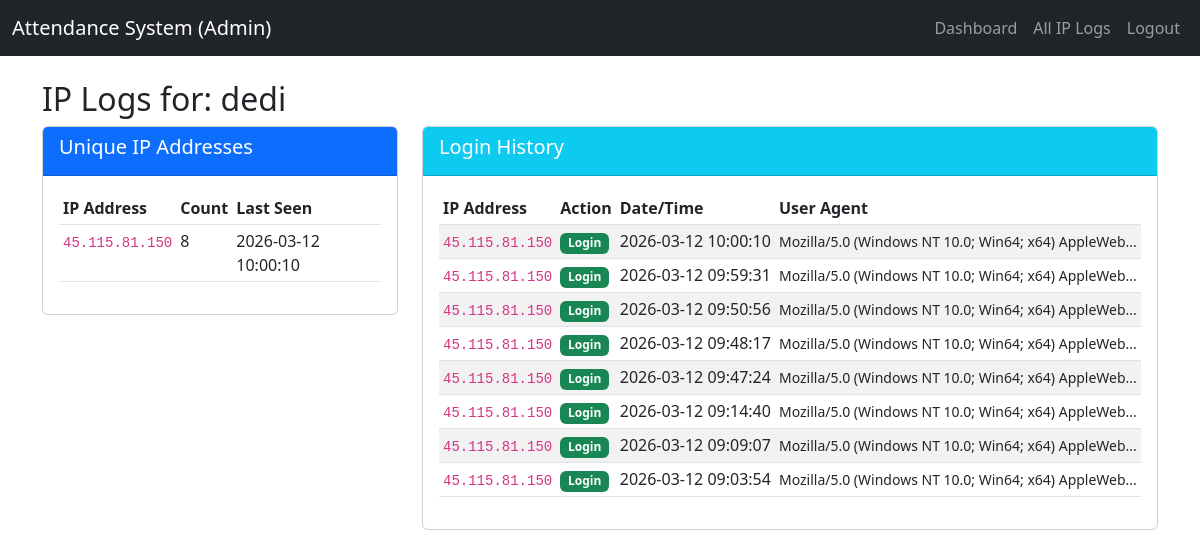
The app's page /admin/ip-logs/2 (signed in) with its own data.
### tables this page shows
CREATE TABLE users (
                    id INTEGER PRIMARY KEY AUTOINCREMENT,
                    username TEXT UNIQUE NOT NULL,
                    password TEXT NOT NULL,
                    role TEXT NOT NULL,
                    default_shift TEXT DEFAULT 'auto'
                );

CREATE TABLE ip_logs (
                    id INTEGER PRIMARY KEY AUTOINCREMENT,
                    user_id INTEGER NOT NULL,
                    ip_address TEXT NOT NULL,
                    user_agent TEXT,
                    action TEXT DEFAULT 'login',
                    created_at DATETIME DEFAULT CURRENT_TIMESTAMP,
                    FOREIGN KEY(user_id) REFERENCES users(id)
                );

### app.py (the view)
@app.route('/admin/ip-logs/<int:user_id>')
@login_required
@admin_required
def user_ip_logs(user_id):
    user = query_db('SELECT username FROM users WHERE id = ?', [user_id], one=True)
    if not user:
        flash('User not found', 'danger')
        return redirect(url_for('admin_ip_logs'))
    logs = query_db('''
        SELECT * FROM ip_logs
        WHERE user_id = ?
        ORDER BY created_at DESC
    ''', [user_id])
    unique_ips = query_db('''
        SELECT DISTINCT ip_address, COUNT(*) as count, MAX(created_at) as last_seen
        FROM ip_logs
        WHERE user_id = ?
        GROUP BY ip_address
        ORDER BY last_seen DESC
    ''', [user_id])
    return render_template('user_ip_logs.html', logs=logs, unique_ips=unique_ips, user=user)

### app.py (called while the page is built)
def get_db():
    if DATABASE_URL and DATABASE_URL.startswith('postgres'):
        if not hasattr(g, '_database'):
            g._database = psycopg2.connect(DATABASE_URL, cursor_factory=RealDictCursor)
        return g._database
    else:
        db = getattr(g, '_database', None)
        if db is None:
            db = g._database = sqlite3.connect('attendance.db')
            db.row_factory = sqlite3.Row
        return db

@app.teardown_appcontext
def close_connection(exception):
    db = getattr(g, '_database', None)
    if db is not None:
        db.close()

def query_db(query, args=(), one=False):
    try:
        conn = get_db()
        if DATABASE_URL and DATABASE_URL.startswith('postgres'):
            cur = conn.cursor()
            cur.execute(query.replace('?', '%s'), args)
            rv = cur.fetchall()
            cur.close()
            return (rv[0] if rv else None) if one else rv
        else:
            cur = conn.execute(query, args)
            rv = cur.fetchall()
            cur.close()
            return (rv[0] if rv else None) if one else rv
    except Exception as e:
        app.logger.error(f"Database query error: {str(e)}")
        raise

def login_required(f):
    @wraps(f)
    def decorated_function(*args, **kwargs):
        if 'user_id' not in session:
            flash('Please log in first.', 'warning')
            return redirect(url_for('login'))
        return f(*args, **kwargs)
    return decorated_function

def admin_required(f):
    @wraps(f)
    def decorated_function(*args, **kwargs):
        if session.get('role') != 'admin':
            flash('Admin access required.', 'danger')
            return redirect(url_for('dashboard'))
        return f(*args, **kwargs)
    return decorated_function

### templates/user_ip_logs.html (shortened to what this page needs)
<!DOCTYPE html>
<html lang="en">
<head>
    <link href="https://cdn.jsdelivr.net/npm/bootstrap@5.3.0/dist/css/bootstrap.min.css" rel="stylesheet">
</head>
<body>
    <nav class="navbar navbar-expand-lg navbar-dark bg-dark">
        <div class="container-fluid">
            <a class="navbar-brand" href="#">Attendance System (Admin)</a>
            <div class="collapse navbar-collapse">
                <ul class="navbar-nav ms-auto">
                    <li class="nav-item"><a class="nav-link" href="{{ url_for('dashboard') }}">Dashboard</a></li>
                    <li class="nav-item"><a class="nav-link" href="{{ url_for('admin_ip_logs') }}">All IP Logs</a></li>
                    <li class="nav-item"><a class="nav-link" href="{{ url_for('logout') }}">Logout</a></li>
                </ul>
            </div>
        </div>
    </nav>
    <div class="container mt-4">
        <h2>IP Logs for: {{ user.username }}</h2>
        <div class="row">
            <div class="col-md-4">
                <div class="card mb-4">
                    <div class="card-header bg-primary text-white">
                        <h5>Unique IP Addresses</h5>
                    </div>
                    <div class="card-body">
                        <table class="table table-sm">
                            <thead>
                                <tr>
                                    <th>IP Address</th>
                                    <th>Count</th>
                                    <th>Last Seen</th>
                                </tr>
                            </thead>
                            <tbody>
                                {% for ip in unique_ips %}
                                <tr>
                                    <td><code>{{ ip.ip_address }}</code></td>
                                    <td>{{ ip.count }}</td>
                                    <td>{{ ip.last_seen }}</td>
                                </tr>
                                {% endfor %}
                            </tbody>
                        </table>
                    </div>
                </div>
            </div>
            <div class="col-md-8">
                <div class="card">
                    <div class="card-header bg-info text-white">
                        <h5>Login History</h5>
                    </div>
                    <div class="card-body">
                        <table class="table table-sm table-striped">
                            <thead>
                                <tr>
                                    <th>IP Address</th>
                                    <th>Action</th>
                                    <th>Date/Time</th>
                                    <th>User Agent</th>
                                </tr>
                            </thead>
                            <tbody>
                                {% for log in logs %}
                                <tr>
                                    <td><code>{{ log.ip_address }}</code></td>
                                    <td>
                                        {% if log.action == 'login' %}
                                            <span class="badge bg-success">Login</span>
                                        {% else %}
                                            <span class="badge bg-secondary">{{ log.action }}</span>
                                        {% endif %}
                                    </td>
                                    <td>{{ log.created_at }}</td>
                                    <td><small>{{ log.user_agent[:50] }}...</small></td>
                                </tr>
                                {% endfor %}
                            </tbody>
                        </table>
                    </div>
                </div>
            </div>
        </div>
    </div>
</body>
</html>

### records on screen
users: username "dedi"
ip_logs: ip_address "45.115.81.150", action "Login", created_at "2026-03-12 10:00:10", user_agent "Mozilla/5.0 (Windows NT 10.0; Win64; x64) AppleWeb"
ip_logs: ip_address "45.115.81.150", action "Login", created_at "2026-03-12 09:59:31", user_agent "Mozilla/5.0 (Windows NT 10.0; Win64; x64) AppleWeb"
ip_logs: ip_address "45.115.81.150", action "Login", created_at "2026-03-12 09:50:56", user_agent "Mozilla/5.0 (Windows NT 10.0; Win64; x64) AppleWeb"
ip_logs: ip_address "45.115.81.150", action "Login", created_at "2026-03-12 09:48:17", user_agent "Mozilla/5.0 (Windows NT 10.0; Win64; x64) AppleWeb"
ip_logs: ip_address "45.115.81.150", action "Login", created_at "2026-03-12 09:47:24", user_agent "Mozilla/5.0 (Windows NT 10.0; Win64; x64) AppleWeb"
ip_logs: ip_address "45.115.81.150", action "Login", created_at "2026-03-12 09:14:40", user_agent "Mozilla/5.0 (Windows NT 10.0; Win64; x64) AppleWeb"
ip_logs: ip_address "45.115.81.150", action "Login", created_at "2026-03-12 09:09:07", user_agent "Mozilla/5.0 (Windows NT 10.0; Win64; x64) AppleWeb"
ip_logs: ip_address "45.115.81.150", action "Login", created_at "2026-03-12 09:03:54", user_agent "Mozilla/5.0 (Windows NT 10.0; Win64; x64) AppleWeb"

### other values on screen
{{ ip.ip_address }} "45.115.81.150"
{{ ip.count }} "8"
{{ ip.last_seen }} "2026-03-12 10:00:10"
